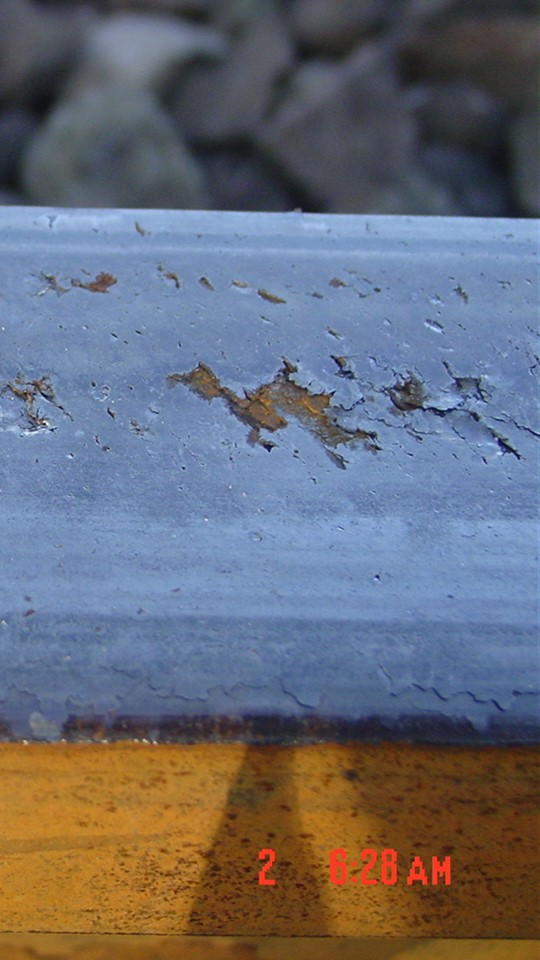
#> input picture rail3.JPG, 540 x 960 px
$ python main5.py
#> lines starting #> are read from the running program, lines starting #| are printed output that depends on the picture; after the words box and inside, x2 and y2 are one past the last pixel; in counts of white or black regions, pixels touching at a corner belong together
import time
import cv2

start_time = time.time()

image = cv2.imread('rail3.JPG')
#> image is the input picture: shape (960, 540, 3); mean B, G, R 117.4, 107.2, 104.5

gray = cv2.cvtColor(image, cv2.COLOR_BGR2GRAY)
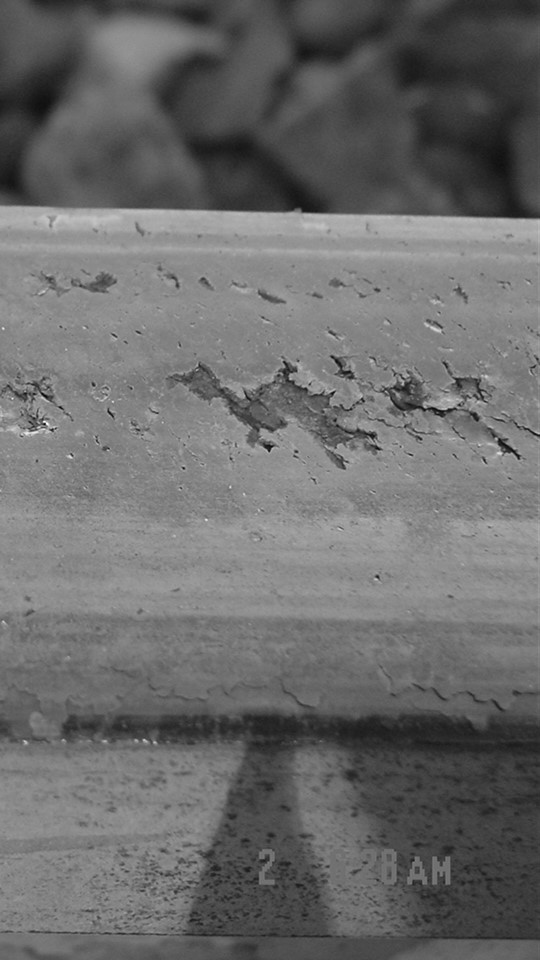
#> gray: shape (960, 540); min 5, max 254, mean 107.5

bilateral_blur = cv2.bilateralFilter(gray, 9, 75, 75)

_, thresh = cv2.threshold(bilateral_blur, 0, 255, cv2.THRESH_BINARY + cv2.THRESH_OTSU)
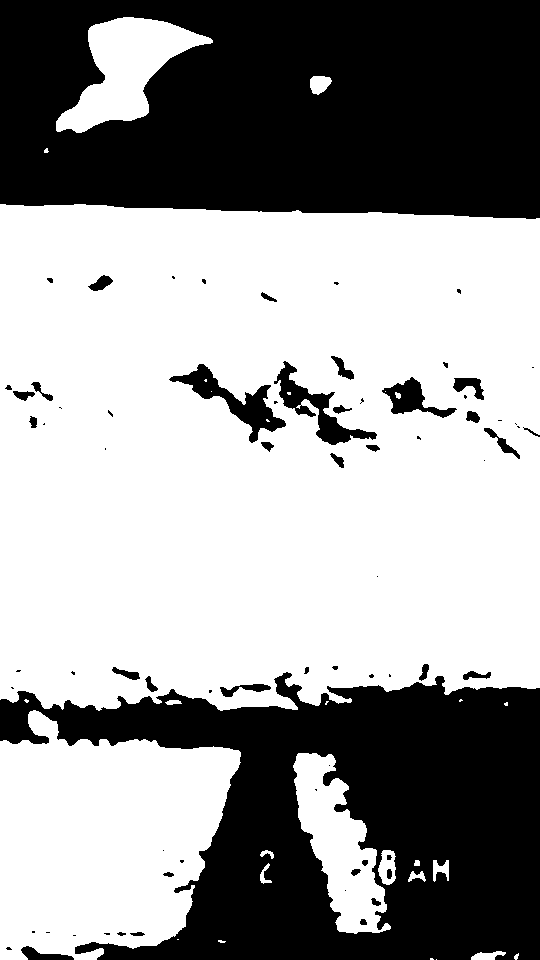
#> thresh: shape (960, 540); 60.9% white; 73 black regions (35 under 20 px), largest, box (x1, y1, x2, y2) and area: (0, 0, 540, 219) 105352, (0, 672, 540, 960) 88213, (169, 364, 286, 443) 2390

edges = cv2.Canny(bilateral_blur, 100, 200)
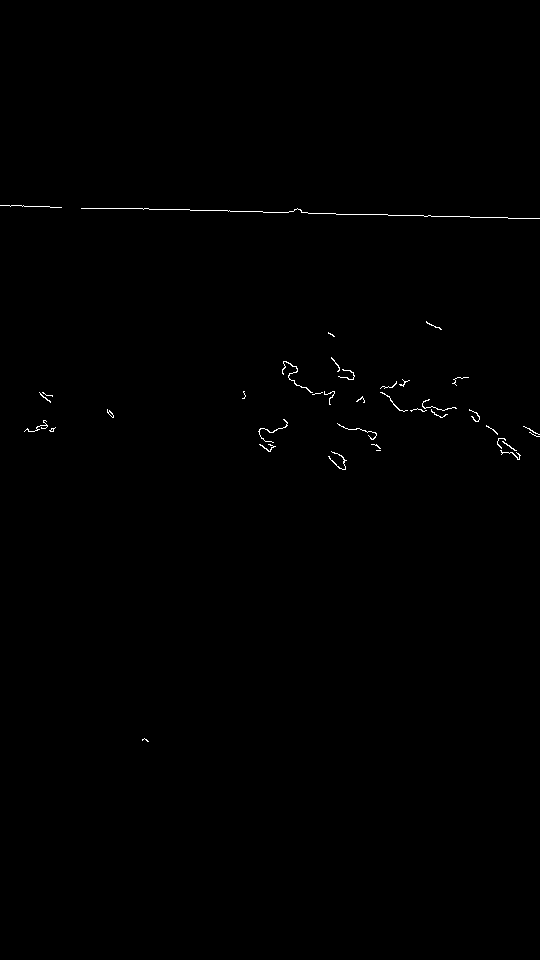
#> edges: shape (960, 540); 0.3% white in thin lines or dots, all inside (x1, y1, x2, y2) = (0, 205, 540, 742)

contours, _ = cv2.findContours(edges, cv2.RETR_EXTERNAL, cv2.CHAIN_APPROX_SIMPLE)
#> contours = 37 contours, 36 with area under 20; largest, box (x1, y1, x2, y2) and area: (282, 361, 313, 393) 24

cv2.drawContours(image, contours, -1, (0, 255, 0), 2)
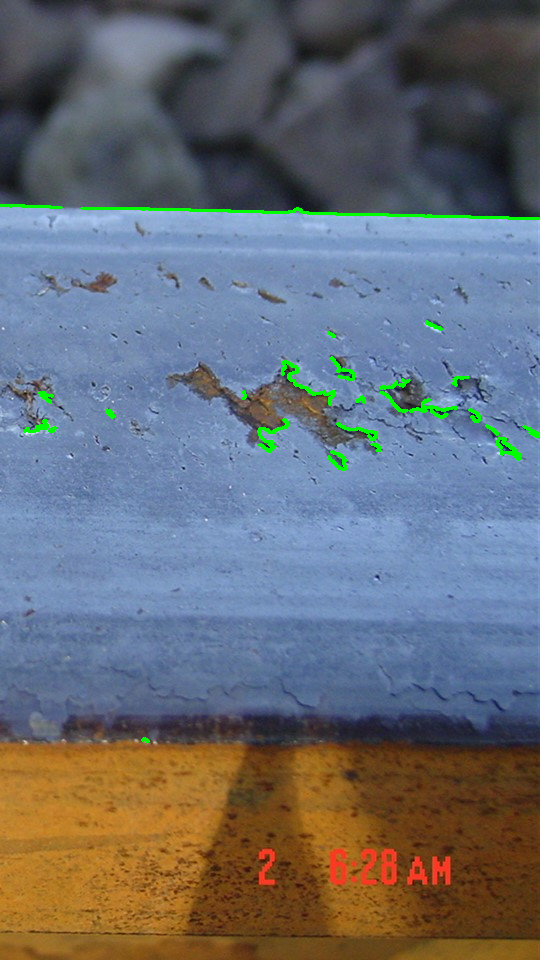
#> image: shape (960, 540, 3); 0.94% of pixels changed, all inside (x1, y1, x2, y2) = (0, 204, 540, 743)

for contour in contours:
    if cv2.contourArea(contour) > 500:  # Filter out small contours
        x, y, w, h = cv2.boundingRect(contour)
        cv2.rectangle(image, (x, y), (x + w, y + h), (0, 0, 255), 2)
#> this loop made 37 passes
#> contour on pass 4: [[376, 450], [380, 450]]

print(f"Number of potential defects detected: {len(contours)}")
#| Number of potential defects detected: 37

end_time = time.time()

processing_time = end_time - start_time

print("Processing Time: {:.4f} seconds".format(processing_time))

# cv2.imwrite("index_contours_5.png", contours_image)

$ run again, with rail1.JPG copied over rail3.JPG
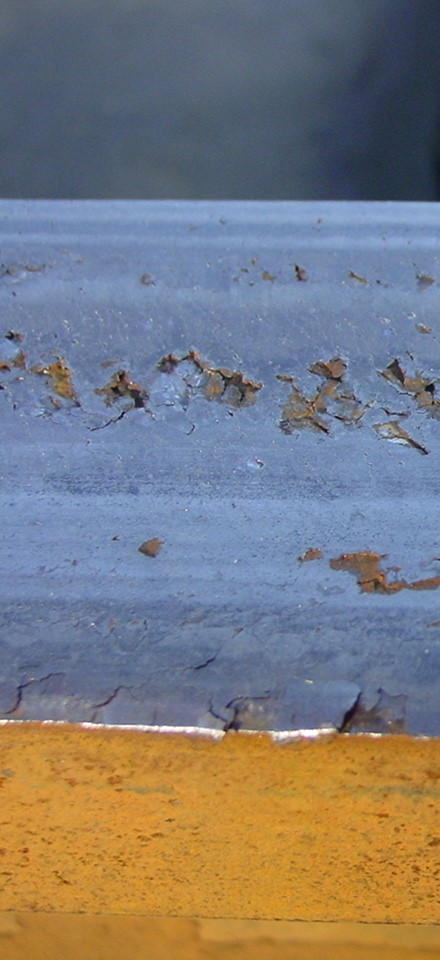
#> input picture rail1.JPG, 440 x 960 px
#> image is the input picture: shape (960, 440, 3); mean B, G, R 124.9, 122.6, 123.8
#> `_, thresh = cv2.threshold(bilateral_blur, 0, 255, cv2.THRESH_BINARY + ..`:
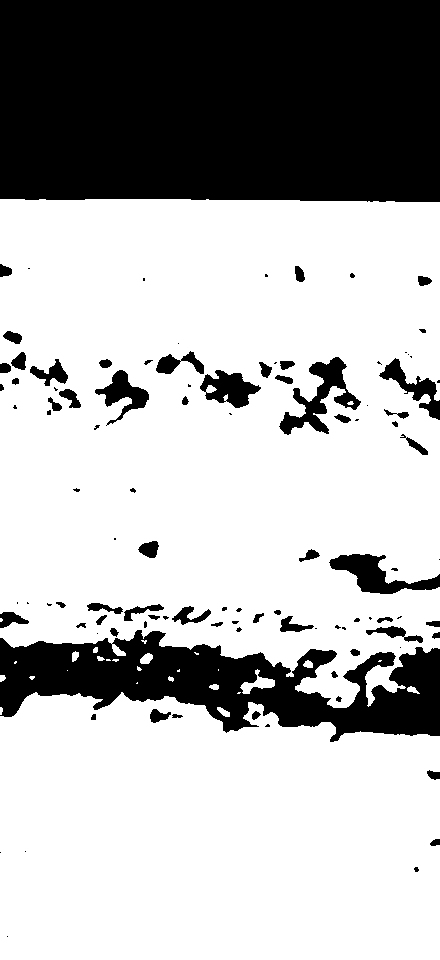
#> thresh: shape (960, 440); 69.9% white; 104 black regions (46 under 20 px), largest, box (x1, y1, x2, y2) and area: (0, 0, 440, 202) 88055, (0, 630, 440, 742) 25032, (279, 357, 361, 435) 2135
#> edges: shape (960, 440); 0.3% white in thin lines or dots, all inside (x1, y1, x2, y2) = (0, 200, 440, 739)
#> contours = 22 contours, 20 with area under 20; largest, box (x1, y1, x2, y2) and area: (389, 437, 428, 455) 27, (105, 720, 258, 738) 21
#> `cv2.drawContours(image, contours, -1, (0, 255, 0), 2)`:
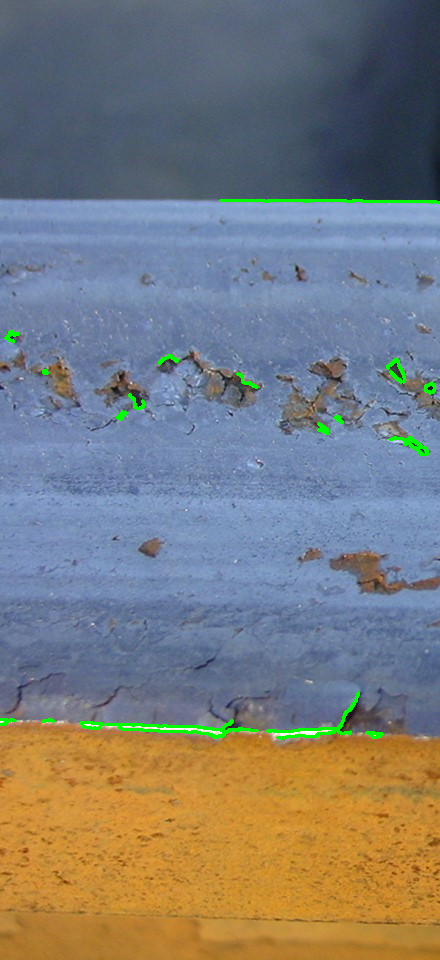
#> image: shape (960, 440, 3); 0.94% of pixels changed, all inside (x1, y1, x2, y2) = (0, 199, 440, 740)
#> the loop `for contour in contours:` made 22 passes
#| Number of potential defects detected: 22

$ run again, with rail2.JPG copied over rail3.JPG
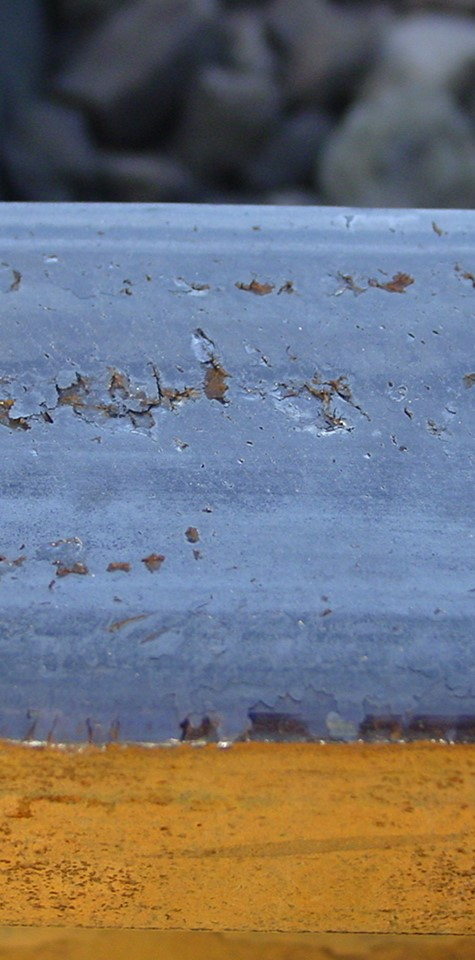
#> input picture rail2.JPG, 475 x 960 px
#> image is the input picture: shape (960, 475, 3); mean B, G, R 119.4, 114.7, 114.1
#> `_, thresh = cv2.threshold(bilateral_blur, 0, 255, cv2.THRESH_BINARY + ..`:
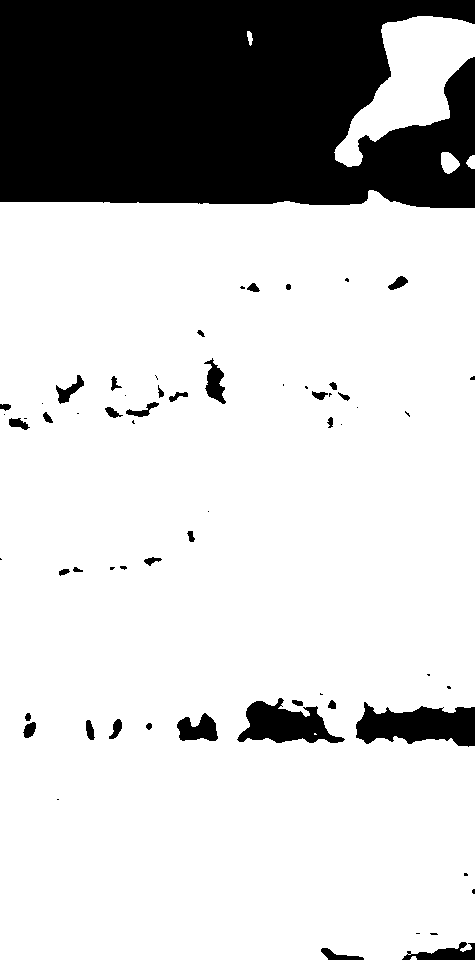
#> thresh: shape (960, 475); 78.6% white; 63 black regions (27 under 20 px), largest, box (x1, y1, x2, y2) and area: (0, 0, 475, 208) 86305, (356, 702, 475, 747) 3616, (237, 698, 345, 743) 2716
#> edges: shape (960, 475); 0.25% white in thin lines or dots, all inside (x1, y1, x2, y2) = (0, 201, 475, 748)
#> contours = 32 contours, 31 with area under 20; largest, box (x1, y1, x2, y2) and area: (216, 741, 228, 748) 26
#> `cv2.drawContours(image, contours, -1, (0, 255, 0), 2)`:
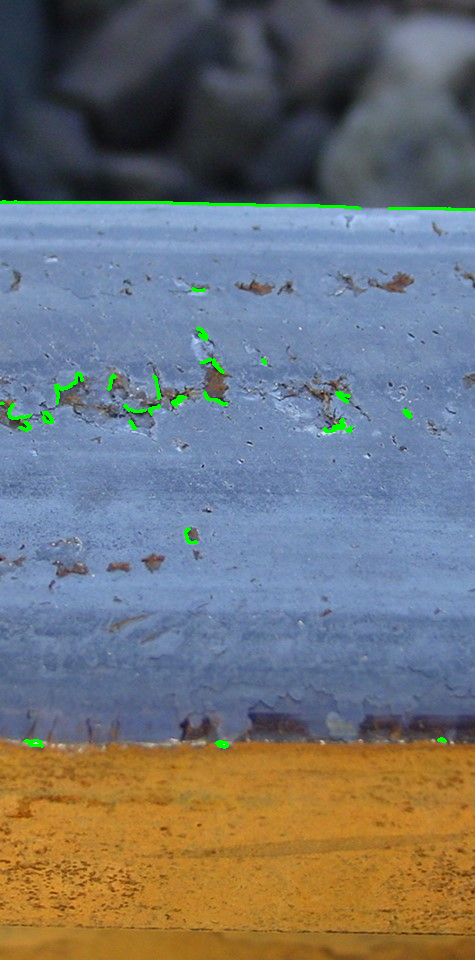
#> image: shape (960, 475, 3); 0.77% of pixels changed, all inside (x1, y1, x2, y2) = (0, 200, 475, 749)
#> the loop `for contour in contours:` made 32 passes
#> contour on pass 15: [[0, 403], [3, 403]]
#| Number of potential defects detected: 32

$ run again, with 01_WheelBurn_Test_jpg.rf.44f39db113a48fecc4091571b17a198d.jpg copied over rail3.JPG
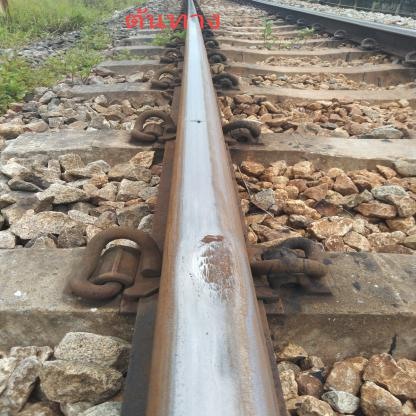
#> input picture 01_WheelBurn_Test_jpg.rf.44f39db113a48fecc4091571b17a198d.jpg, 416 x 416 px
#> image is the input picture: shape (416, 416, 3); mean B, G, R 121.1, 135.9, 147.3
#> `_, thresh = cv2.threshold(bilateral_blur, 0, 255, cv2.THRESH_BINARY + ..`:
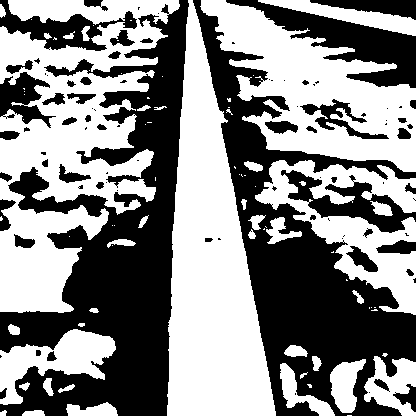
#> thresh: shape (416, 416); 53.1% white; 89 black regions (42 under 20 px), largest, box (x1, y1, x2, y2) and area: (0, 0, 189, 416) 33716, (193, 0, 416, 416) 28359, (226, 0, 416, 88) 5564
#> edges: shape (416, 416); 3.7% white in thin lines or dots
#> contours = 177 contours, 168 with area under 20; largest, box (x1, y1, x2, y2) and area: (347, 175, 372, 195) 128, (360, 373, 416, 411) 101, (289, 198, 356, 245) 72, (56, 164, 92, 183) 36, (4, 179, 55, 195) 23
#> `cv2.drawContours(image, contours, -1, (0, 255, 0), 2)`:
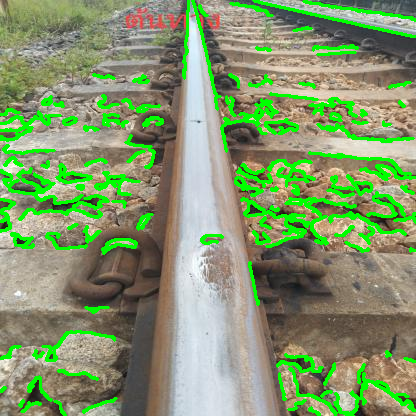
#> image: shape (416, 416, 3); 11.72% of pixels changed, all inside (x1, y1, x2, y2) = (0, 0, 416, 416)
#> the loop `for contour in contours:` made 177 passes
#> contour on passes 1, 12, 54: [[346, 415], [353, 415]], [[4, 387], [0, 391], [1, 391], [5, 387]], [[265, 217], [260, 222], [261, 222], [265, 218]]
#| Number of potential defects detected: 177
